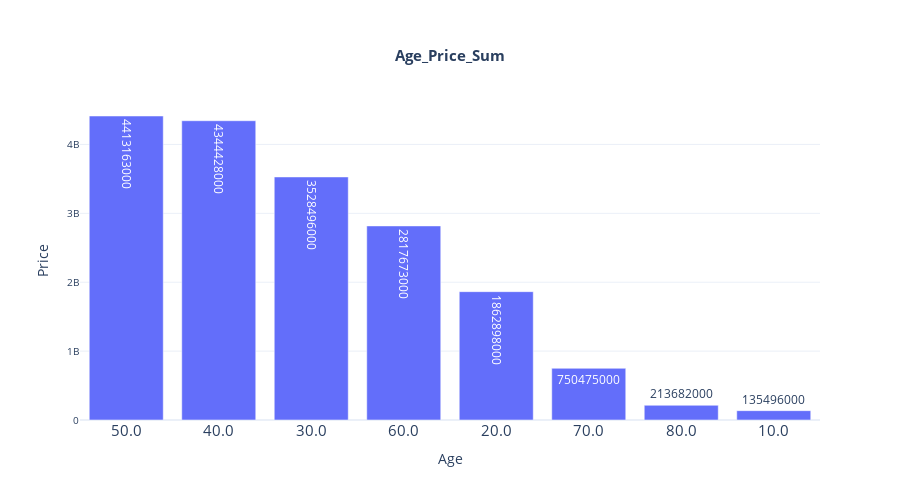

Source (notebook cell):
### Code cell
# 데이터프레임 생성
import numpy as np
import pandas as pd
# df = pd.DataFrame(np.random.rand(10, 2), columns=['A', 'B'])

#막대그래프 그리기
import plotly.graph_objects as go
fig = go.Figure()
fig.add_trace(
    go.Bar(
        x=df_age_cnt['age'], y=df_age_cnt['price'], text=df_age_cnt['price'], textposition='auto'
    )
)
fig.update_layout(
    {
        "title": {
            "text": "<b>Age_Price_Sum</b>",
            "x": 0.5,
            "y": 0.9,
            "font": {
                "size": 15
            }
        },
        "xaxis": {
            "title": "Age",
            # "showticklabels":True,
            # "tick0": "2017-01-31",
            # "dtick": "M1",
            "tickfont": {
                "size": 15               
            }
        },
        "yaxis": {
            "title": "Price",
            "tickfont": {
                "size": 10                
            }
        },
        "template":'plotly_white',
        "showlegend": False,
        "autosize":False,
        "width":900,
        "height":500
    }
)

### Figure 1 — Plotly figure (JSON) as saved in the notebook; plotly's stock layout.template omitted (floating-point values rounded to 4 significant figures)
{"data": [{"text": [4413163000, 4344428000, 3528496000, 2817673000, 1862898000, 750475000, 213682000, 135496000], "textposition": "auto", "type": "bar", "x": ["50.0", "40.0", "30.0", "60.0", "20.0", "70.0", "80.0", "10.0"], "y": [4413163000, 4344428000, 3528496000, 2817673000, 1862898000, 750475000, 213682000, 135496000]}], "layout": {"autosize": false, "height": 500, "showlegend": false, "title": {"font": {"size": 15}, "text": "<b>Age_Price_Sum</b>", "x": 0.5, "y": 0.9}, "width": 900, "xaxis": {"autorange": true, "range": [-0.5, 7.5], "tickfont": {"size": 15}, "title": {"text": "Age"}, "type": "category"}, "yaxis": {"autorange": true, "range": [0, 4645000000.0], "tickfont": {"size": 10}, "title": {"text": "Price"}, "type": "linear"}}}
